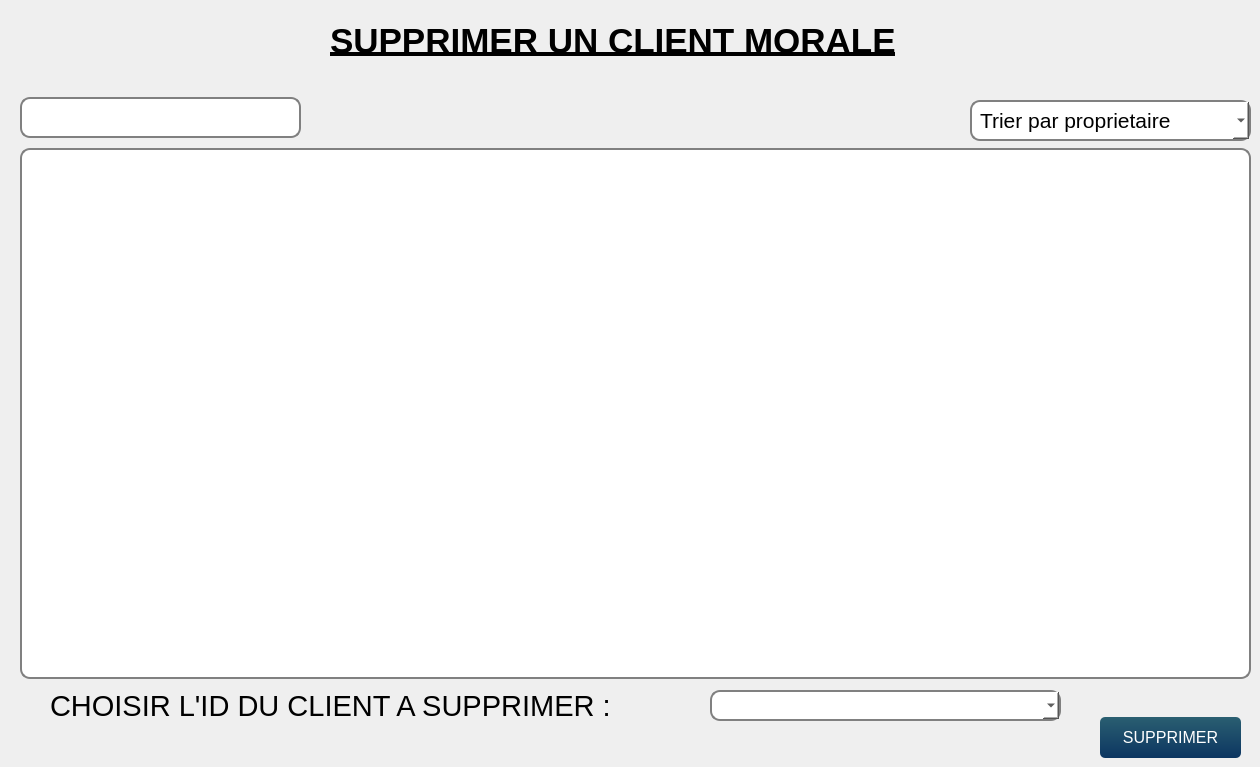
       <widget class="QWidget" name="supprimer_2">
        <widget class="QLabel" name="cin_15">
         <property name="geometry">
          <rect>
           <x>50</x>
           <y>680</y>
           <width>661</width>
           <height>51</height>
          </rect>
         </property>
         <property name="font">
          <font>
           <family>Yu Gothic UI</family>
           <pointsize>22</pointsize>
           <weight>50</weight>
           <bold>false</bold>
          </font>
         </property>
         <property name="text">
          <string>CHOISIR L'ID DU CLIENT A SUPPRIMER :</string>
         </property>
        </widget>
        <widget class="QPushButton" name="pushButton_14">
         <property name="geometry">
          <rect>
           <x>1100</x>
           <y>717</y>
           <width>141</width>
           <height>41</height>
          </rect>
         </property>
         <property name="font">
          <font>
           <family>Helvetica</family>
           <pointsize>12</pointsize>
          </font>
         </property>
         <property name="styleSheet">
          <string notr="true">QPushButton{
	background-color: qlineargradient(spread:pad, x1:1, y1:0, x2:1, y2:1, stop:0 rgba(42, 95, 113, 255),stop:1 rgba(12, 53, 97, 255));
	color: #fff;
	border: 0px;
	border-radius: 5px;
	padding: 5px;
}

QPushButton::hover
{
	background-color: qlineargradient(spread:pad, x1:1, y1:0, x2:1, y2:1, stop:0 rgba(167, 214, 50, 255),stop:1 rgba(98, 169, 67, 255));
	color: #fff;

}
QPushButton::pressed
{
	background-color: qlineargradient(spread:pad, x1:1, y1:0, x2:1, y2:1, stop:0 rgba(147, 194, 30, 255),stop:1 rgba(78, 149, 47, 255));
	color: #fff;
	border: 0px;
	border-radius: 5px;
	padding: 5px;

}</string>
         </property>
         <property name="text">
          <string>SUPPRIMER</string>
         </property>
        </widget>
        <widget class="QLabel" name="label_17">
         <property name="geometry">
          <rect>
           <x>330</x>
           <y>-10</y>
           <width>731</width>
           <height>101</height>
          </rect>
         </property>
         <property name="font">
          <font>
           <family>Helvetica</family>
           <pointsize>26</pointsize>
           <weight>75</weight>
           <bold>true</bold>
           <underline>true</underline>
          </font>
         </property>
         <property name="text">
          <string>SUPPRIMER UN CLIENT MORALE</string>
         </property>
        </widget>
        <widget class="QComboBox" name="combo">
         <property name="geometry">
          <rect>
           <x>710</x>
           <y>690</y>
           <width>351</width>
           <height>31</height>
          </rect>
         </property>
         <property name="font">
          <font>
           <pointsize>14</pointsize>
           <weight>50</weight>
           <italic>false</italic>
           <bold>false</bold>
          </font>
         </property>
         <property name="styleSheet">
          <string notr="true">background-color: rgb(255, 255, 255);

    border: 2px solid gray;
    border-radius: 10px;
    padding: 0 8px;
    selection-background-color: darkgray;</string>
         </property>
        </widget>
        <widget class="QTableView" name="tableView_7">
         <property name="geometry">
          <rect>
           <x>20</x>
           <y>148</y>
           <width>1231</width>
           <height>531</height>
          </rect>
         </property>
         <property name="font">
          <font>
           <pointsize>20</pointsize>
          </font>
         </property>
         <property name="styleSheet">
          <string notr="true">background-color: rgb(255, 255, 255);

    border: 2px solid gray;
    border-radius: 10px;
    padding: 0 8px;
    selection-background-color: darkgray;</string>
         </property>
        </widget>
        <widget class="QLineEdit" name="lineEdit_25">
         <property name="geometry">
          <rect>
           <x>20</x>
           <y>97</y>
           <width>281</width>
           <height>41</height>
          </rect>
         </property>
         <property name="styleSheet">
          <string notr="true">background-color: rgb(255, 255, 255);

    border: 2px solid gray;
    border-radius: 10px;
    padding: 0 8px;
    selection-background-color: darkgray;</string>
         </property>
        </widget>
        <widget class="QComboBox" name="comboBox_19">
         <property name="geometry">
          <rect>
           <x>970</x>
           <y>100</y>
           <width>281</width>
           <height>41</height>
          </rect>
         </property>
         <property name="font">
          <font>
           <family>Helvetica</family>
           <pointsize>16</pointsize>
          </font>
         </property>
         <property name="layoutDirection">
          <enum>Qt::LeftToRight</enum>
         </property>
         <property name="styleSheet">
          <string notr="true">background-color: rgb(255, 255, 255);

    border: 2px solid gray;
    border-radius: 10px;
    padding: 0 8px;
    selection-background-color: darkgray;</string>
         </property>
         <property name="maxVisibleItems">
          <number>3</number>
         </property>
         <property name="insertPolicy">
          <enum>QComboBox::InsertAtTop</enum>
         </property>
         <item>
          <property name="text">
           <string>Trier par proprietaire</string>
          </property>
         </item>
         <item>
          <property name="text">
           <string>Trier par id</string>
          </property>
         </item>
         <item>
          <property name="text">
           <string>Trier par nom</string>
          </property>
         </item>
        </widget>
       </widget>
